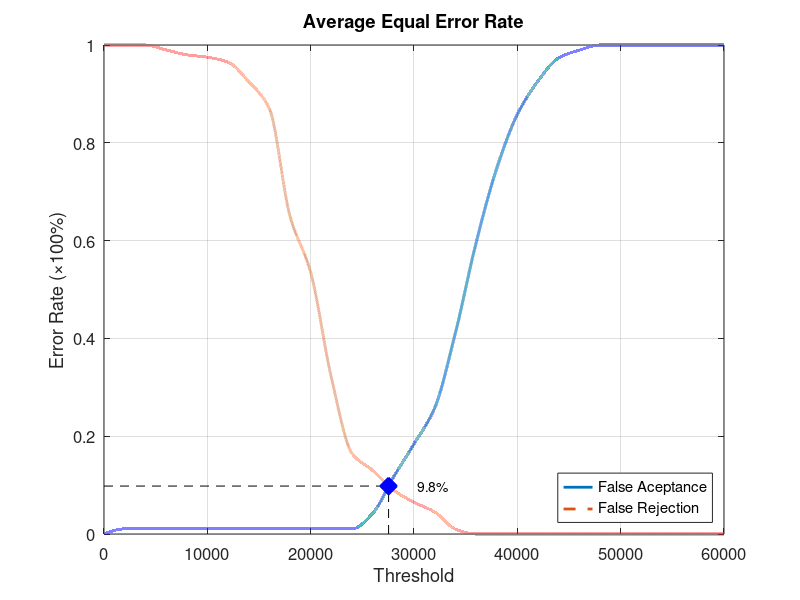
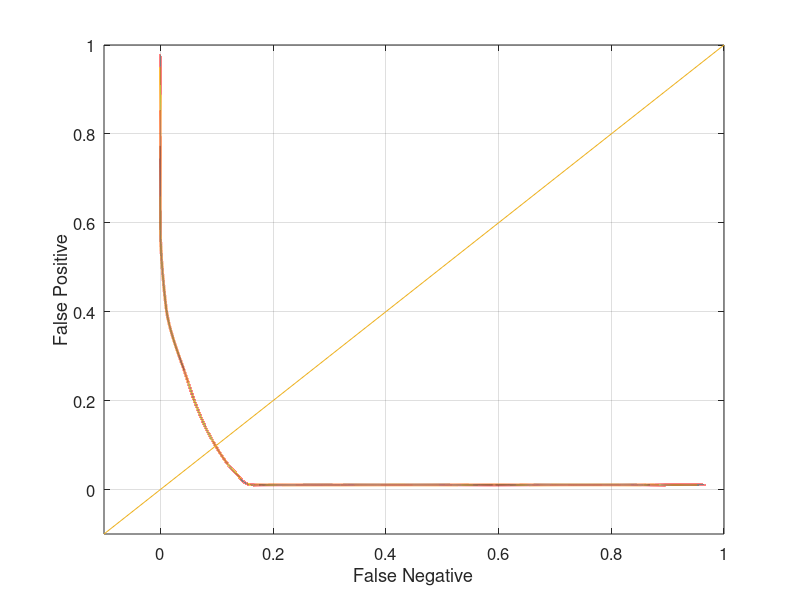

Write the MATLAB code that produced these figures, in order.
function yEER = Database1_2
close all;
clear;
clc;
x = 0:2000:60000;
xq = 0:0.5:60000;

y0 = [0 0.0105263 0.0105263 0.0105263 0.0105263 0.0105263 0.0105263 0.0105263 0.0105263 0.0105263 0.0105263 0.0105263 0.0105263 0.0421053 0.115789 0.184211 0.257895 0.410526 0.594737 0.747368 0.857895 0.926316 0.973684 0.989474 1 1 1 1 1 1 1];
yy0 = interp1(x, y0, xq, 'pchip');
y1 = [1 1 1 0.99 0.98 0.975 0.965 0.925 0.87 0.65 0.535 0.32 0.165 0.13 0.09 0.065 0.045 0.01 0 0 0 0 0 0 0 0 0 0 0 0 0];
yy1 = interp1(x, y1, xq, 'pchip');

% Calculating EER: 
y2 = abs(y0 - y1);
find(y2 == min(y2))
yy2 = abs(yy0 - yy1);
xEER = find(yy2 == min(yy2));
xEERIndex = xq(xEER) % X-axis EER
yEER = yy0(xEER) % Y-axis EER

main = figure
plot(xq, yy0,'-','LineWidth', 2);	hold on
plot(xq, yy1,'--','LineWidth', 2);	hold on
plot([xEERIndex xEERIndex], [0 yEER], 'k--');	hold on
plot([0 xEERIndex], [yEER yEER], 'k--');	hold on
plot(xEERIndex, yEER, 'bx', 'LineWidth', 10);	hold on
text(xEERIndex + 10 * xEERIndex / 100, yEER, [num2str(round((10000 * yEER)) / 100) '%'])
legend('False Aceptance', 'False Rejection', 'Location', 'SouthEast')
xlabel('Threshold')
ylabel('Error Rate (\times100%)')
title('Average Equal Error Rate')
set(gca, 'FontSize', 12)
axis([0 60000 0 1])
grid on

print(main, 'Database1_2Main', '-dpng');
FNRxFPR = figure('Color', [1 1 1]);
plot(yy1, yy0, '-', yy1, yy0, 'LineWidth', 2);
hold on
y = -0.1:0.1:1
plot(y, y); 
set(gca, 'FontSize', 12)
xlabel('False Negative')
ylabel('False Positive')
axis([-0.1 1 -0.1 1])
set(gca, 'FontSize', 12)
grid on

print(FNRxFPR, 'Database1_2FNRxFPR','-dpng');
end
